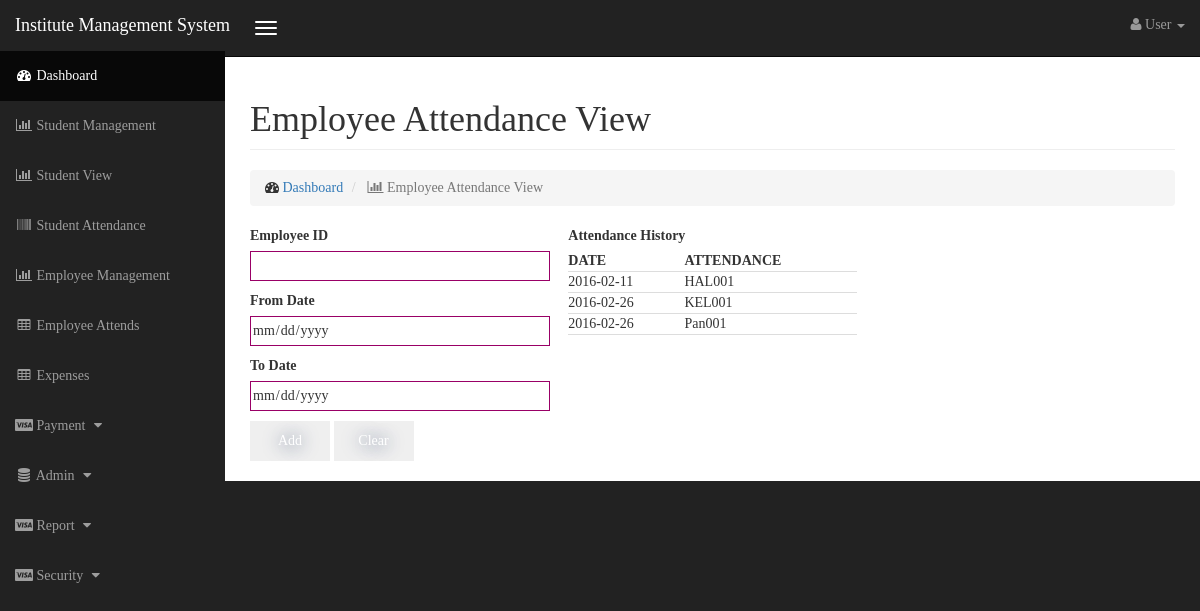
/employee_attendsView.php, run on the app's committed database.
### tables this page shows
CREATE TABLE `attendanceemployee_tbl` (
  `Employee_tb_Emp_id` varchar(6) NOT NULL,
  `Date` date NOT NULL,
  `Time` time NOT NULL,
  `CreateUser` varchar(20) DEFAULT NULL,
  PRIMARY KEY (`Employee_tb_Emp_id`,`Date`,`Time`),
  KEY `fk_AttendanceEmployee_tbl_Employee_tb1_idx` (`Employee_tb_Emp_id`),
  CONSTRAINT `fk_AttendanceEmployee_tbl_Employee_tb1` FOREIGN KEY (`Employee_tb_Emp_id`) REFERENCES `employee_tb` (`Emp_id`) ON DELETE NO ACTION ON UPDATE NO ACTION
);

### dbconfig.php (called while the page is built, shortened)
<?php
function connection()
{
    $servername = "localhost";
    $username = "root";
    $password = "525625";
    $database = "kelanidb";
    $conn = new mysqli($servername, $username, $password,$database);
    return $conn;
}
function getData($query){
    $result = mysqli_query(connection(),$query);
    return $result;
}
?>

### employee_attendsView.php (the view, shortened to what this page needs)
<!DOCTYPE html>
<html lang="en">
<head>
<link href="./css/bootstrap.min.css" rel="stylesheet">
<link href="./css/sb-admin.css" rel="stylesheet">
<link href="./css/plugins/morris.css" rel="stylesheet">
<link href="./font-awesome/css/font-awesome.min.css" rel="stylesheet" type="text/css">
<link href="./css/formcss.css" rel="stylesheet" type="text/css">
</head>
<body>
<?php
include_once './inc/top.php';
?>
<div id="wrapper">
  <div id="page-wrapper">
    <div class="container-fluid">
      <div class="row">
        <div class="col-lg-12">
          <h1 class="page-header"> Employee Attendance View </h1>
          <ol class="breadcrumb">
            <li> <i class="fa fa-dashboard"></i> <a href="index.php">Dashboard</a> </li>
            <li class="active"> <i class="fa fa-bar-chart-o"></i> Employee Attendance View </li>
          </ol>
        </div>
      </div>
      <form method="post" id="empath" action="">
        <div class="row">
          <div class="col-lg-4">
            <label>Employee ID</label>
            <br/>
            <input type="text" name="txtEmployeeID" size="50"/>
            <br/>
            <label>From Date</label>
            <br/>
            <input type="date" name="dtpFromDate" readonly/>
            <br/>
            <label>To Date</label>
            <br/>
            <input type="date" name="dtpToDate" readonly/>
            <br/>
          </div>
          <div class="col-lg-4">
            <label>Attendance  History</label>
            <br/>
            <?php
                        include_once 'dbconfig.php';
                        $query = "SELECT * FROM attendanceemployee_tbl;";
                        $result = getData($query);
                        echo "<table width='100%'>";
                        echo "<tr>
                        <th>DATE</th>
                        <th>ATTENDANCE</th>
                        </tr>";
                        while($row = mysqli_fetch_array($result)){
                            echo "<tr><td>" . $row['Date']. "</td><td>" . $row['Employee_tb_Emp_id'] . "</td></tr>";
                        }
                        echo "</table>";
                        ?>
          </div>
          <div class="col-lg-4"> </div>
        </div>
        <div class="row" style="padding-left: 15px;">
          <input type="submit" value="Add" name="btnSearch"/>
          <input type="reset" value="Clear"  name="btnClear"/>
        </div>
      </form>
    </div>
  </div>
</div>
</body>
</html>

### css/sb-admin.css (style rules this page uses)
body { margin-top: 100px; background-color: #222; font-family: Calibri; }
@media (min-width:768px) { body { margin-top: 50px; } }
#wrapper { padding-left: 0; }
#page-wrapper { width: 100%; padding: 0; background-color: #fff; }
@media (min-width:768px) { #wrapper { padding-left: 225px; } }
@media (min-width:768px) { #page-wrapper { padding: 10px; } }

### css/formcss.css (style rules this page uses)
body { overflow-y: scroll; overflow-x: hidden; }
input, textarea, select { margin-bottom:10px; border:1px solid #906; width:300px; font-size:14px !important; }
input, select { height:30px; width:300px; }
input[type=submit], [type=reset], [type="button"] { //background-color:#62387a; display:inline-block; cursor:pointer; color:#ffffff; font-family:Calibri; font-size:18px; height:40px !important; width:80px !important; text-decoration:none; text-shadow:0px 1px 17px #283966; border:none; }
table { font-size:14px; }
th, td { border-bottom: 1px solid #ddd; }

### data on the page
attendanceemployee_tbl: Date "2016-02-11", Employee_tb_Emp "HAL001"
attendanceemployee_tbl: Date "2016-02-26", Employee_tb_Emp "KEL001"
attendanceemployee_tbl: Date "2016-02-26", Employee_tb_Emp "Pan001"
